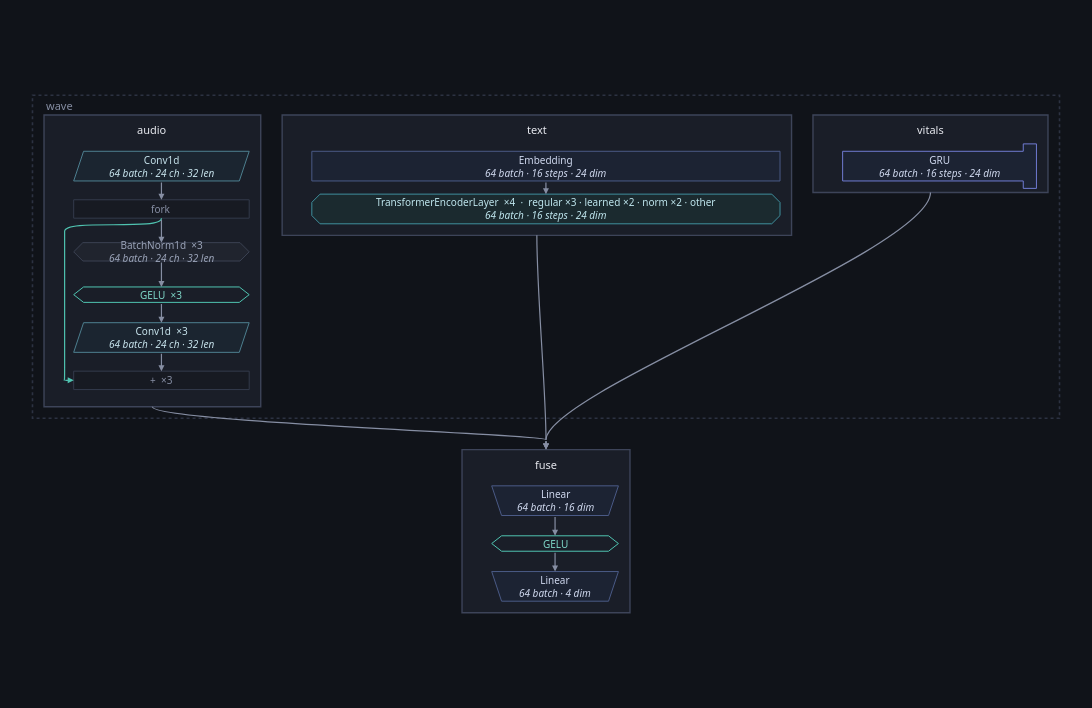

Notebook cell for this chart:
### Code cell
opened.figure(inside=architecture(opened, ONE))

### Figure 1 — Plotly figure (JSON) as saved in the notebook; plotly's stock layout.template omitted (floating-point values rounded to 4 significant figures)
{"data": [{"hoverinfo": "text", "hovertext": ["<b>audio</b><br>class: Audio<br>device: cpu", "<b>text</b><br>class: Text<br>device: cpu", "<b>vitals</b><br>class: Vitals<br>device: cpu", "<b>fuse</b><br>class: Fuse<br>device: cpu"], "marker": {"opacity": 0, "size": 1}, "mode": "markers", "showlegend": false, "type": "scatter", "x": [145.5, 612.1, 1090.0, 623.2], "y": [201.0, 97.0, 71.0, 529.0]}], "layout": {"annotations": [{"align": "left", "font": {"color": "#868ea3", "family": "system-ui, -apple-system, Segoe UI, Roboto, sans-serif", "size": 11}, "showarrow": false, "text": "wave", "x": 14.0, "xanchor": "left", "y": 12.0, "yanchor": "middle"}, {"align": "center", "font": {"color": "#e7e9ef", "family": "system-ui, -apple-system, Segoe UI, Roboto, sans-serif", "size": 11}, "showarrow": false, "text": "audio", "x": 145.5, "xanchor": "center", "y": 41.5, "yanchor": "middle"}, {"align": "center", "font": {"color": "#c7e3ec", "family": "system-ui, -apple-system, Segoe UI, Roboto, sans-serif", "size": 10}, "showarrow": false, "text": "Conv1d<br><i>64 batch · 24 ch · 32 len</i>", "x": 156.5, "xanchor": "center", "y": 86.0, "yanchor": "middle"}, {"align": "center", "font": {"color": "#868ea3", "family": "system-ui, -apple-system, Segoe UI, Roboto, sans-serif", "size": 10}, "showarrow": false, "text": "fork", "x": 156.5, "xanchor": "center", "y": 138.0, "yanchor": "middle"}, {"align": "center", "font": {"color": "#9aa3b8", "family": "system-ui, -apple-system, Segoe UI, Roboto, sans-serif", "size": 10}, "showarrow": false, "text": "BatchNorm1d  ×3<br><i>64 batch · 24 ch · 32 len</i>", "x": 156.5, "xanchor": "center", "y": 190.0, "yanchor": "middle"}, {"align": "center", "font": {"color": "#7fd8c9", "family": "system-ui, -apple-system, Segoe UI, Roboto, sans-serif", "size": 10}, "showarrow": false, "text": "GELU  ×3", "x": 156.5, "xanchor": "center", "y": 242.0, "yanchor": "middle"}, {"align": "center", "font": {"color": "#c7e3ec", "family": "system-ui, -apple-system, Segoe UI, Roboto, sans-serif", "size": 10}, "showarrow": false, "text": "Conv1d  ×3<br><i>64 batch · 24 ch · 32 len</i>", "x": 156.5, "xanchor": "center", "y": 294.0, "yanchor": "middle"}, {"align": "center", "font": {"color": "#868ea3", "family": "system-ui, -apple-system, Segoe UI, Roboto, sans-serif", "size": 10}, "showarrow": false, "text": "+  ×3", "x": 156.5, "xanchor": "center", "y": 346.0, "yanchor": "middle"}, {"align": "center", "font": {"color": "#e7e9ef", "family": "system-ui, -apple-system, Segoe UI, Roboto, sans-serif", "size": 11}, "showarrow": false, "text": "text", "x": 612.1, "xanchor": "center", "y": 41.5, "yanchor": "middle"}, {"align": "center", "font": {"color": "#cfd8ee", "family": "system-ui, -apple-system, Segoe UI, Roboto, sans-serif", "size": 10}, "showarrow": false, "text": "Embedding<br><i>64 batch · 16 steps · 24 dim</i>", "x": 623.1, "xanchor": "center", "y": 86.0, "yanchor": "middle"}, {"align": "center", "font": {"color": "#bfe6ee", "family": "system-ui, -apple-system, Segoe UI, Roboto, sans-serif", "size": 10}, "showarrow": false, "text": "TransformerEncoderLayer  ×4  ·  regular ×3 · learned ×2 · norm ×2 · other<br><i>64 batch · 16 steps · 24 dim</i>", "x": 623.1, "xanchor": "center", "y": 138.0, "yanchor": "middle"}, {"align": "center", "font": {"color": "#e7e9ef", "family": "system-ui, -apple-system, Segoe UI, Roboto, sans-serif", "size": 11}, "showarrow": false, "text": "vitals", "x": 1090.0, "xanchor": "center", "y": 41.5, "yanchor": "middle"}, {"align": "center", "font": {"color": "#cfd8ee", "family": "system-ui, -apple-system, Segoe UI, Roboto, sans-serif", "size": 10}, "showarrow": false, "text": "GRU<br><i>64 batch · 16 steps · 24 dim</i>", "x": 1101.0, "xanchor": "center", "y": 86.0, "yanchor": "middle"}, {"align": "center", "font": {"color": "#e7e9ef", "family": "system-ui, -apple-system, Segoe UI, Roboto, sans-serif", "size": 11}, "showarrow": false, "text": "fuse", "x": 623.2, "xanchor": "center", "y": 447.5, "yanchor": "middle"}, {"align": "center", "font": {"color": "#cfd8ee", "family": "system-ui, -apple-system, Segoe UI, Roboto, sans-serif", "size": 10}, "showarrow": false, "text": "Linear<br><i>64 batch · 16 dim</i>", "x": 634.2, "xanchor": "center", "y": 492.0, "yanchor": "middle"}, {"align": "center", "font": {"color": "#7fd8c9", "family": "system-ui, -apple-system, Segoe UI, Roboto, sans-serif", "size": 10}, "showarrow": false, "text": "GELU", "x": 634.2, "xanchor": "center", "y": 544.0, "yanchor": "middle"}, {"align": "center", "font": {"color": "#cfd8ee", "family": "system-ui, -apple-system, Segoe UI, Roboto, sans-serif", "size": 10}, "showarrow": false, "text": "Linear<br><i>64 batch · 4 dim</i>", "x": 634.2, "xanchor": "center", "y": 596.0, "yanchor": "middle"}, {"arrowcolor": "#868ea3", "arrowhead": 2, "arrowsize": 1, "arrowwidth": 1.2, "ax": 156.5, "axref": "x", "ay": 149.2, "ayref": "y", "showarrow": true, "text": "", "x": 156.5, "xref": "x", "y": 178.8, "yref": "y"}, {"arrowcolor": "#868ea3", "arrowhead": 2, "arrowsize": 1, "arrowwidth": 1.2, "ax": 156.5, "axref": "x", "ay": 201.2, "ayref": "y", "showarrow": true, "text": "", "x": 156.5, "xref": "x", "y": 232.6, "yref": "y"}, {"arrowcolor": "#868ea3", "arrowhead": 2, "arrowsize": 1, "arrowwidth": 1.2, "ax": 156.5, "axref": "x", "ay": 251.4, "ayref": "y", "showarrow": true, "text": "", "x": 156.5, "xref": "x", "y": 276.0, "yref": "y"}, {"arrowcolor": "#4fc3b0", "arrowhead": 2, "arrowsize": 1, "arrowwidth": 1.2, "ax": 38.0, "axref": "x", "ay": 346.0, "ayref": "y", "showarrow": true, "text": "", "x": 50.0, "xref": "x", "y": 346.0, "yref": "y"}, {"arrowcolor": "#868ea3", "arrowhead": 2, "arrowsize": 1, "arrowwidth": 1.2, "ax": 156.5, "axref": "x", "ay": 312.0, "ayref": "y", "showarrow": true, "text": "", "x": 156.5, "xref": "x", "y": 334.8, "yref": "y"}, {"arrowcolor": "#868ea3", "arrowhead": 2, "arrowsize": 1, "arrowwidth": 1.2, "ax": 156.5, "axref": "x", "ay": 104.0, "ayref": "y", "showarrow": true, "text": "", "x": 156.5, "xref": "x", "y": 126.8, "yref": "y"}, {"arrowcolor": "#868ea3", "arrowhead": 2, "arrowsize": 1, "arrowwidth": 1.2, "ax": 623.1, "axref": "x", "ay": 104.0, "ayref": "y", "showarrow": true, "text": "", "x": 623.1, "xref": "x", "y": 120.0, "yref": "y"}, {"arrowcolor": "#868ea3", "arrowhead": 2, "arrowsize": 1, "arrowwidth": 1.2, "ax": 634.2, "axref": "x", "ay": 510.0, "ayref": "y", "showarrow": true, "text": "", "x": 634.2, "xref": "x", "y": 534.6, "yref": "y"}, {"arrowcolor": "#868ea3", "arrowhead": 2, "arrowsize": 1, "arrowwidth": 1.2, "ax": 634.2, "axref": "x", "ay": 553.4, "ayref": "y", "showarrow": true, "text": "", "x": 634.2, "xref": "x", "y": 578.0, "yref": "y"}, {"arrowcolor": "#868ea3", "arrowhead": 2, "arrowsize": 1, "arrowwidth": 1.2, "ax": 623.2, "axref": "x", "ay": 418.0, "ayref": "y", "showarrow": true, "text": "", "x": 623.2, "xref": "x", "y": 430.0, "yref": "y"}, {"arrowcolor": "#868ea3", "arrowhead": 2, "arrowsize": 1, "arrowwidth": 1.2, "ax": 623.2, "axref": "x", "ay": 418.0, "ayref": "y", "showarrow": true, "text": "", "x": 623.2, "xref": "x", "y": 430.0, "yref": "y"}, {"arrowcolor": "#868ea3", "arrowhead": 2, "arrowsize": 1, "arrowwidth": 1.2, "ax": 623.2, "axref": "x", "ay": 418.0, "ayref": "y", "showarrow": true, "text": "", "x": 623.2, "xref": "x", "y": 430.0, "yref": "y"}], "font": {"color": "#e7e9ef", "family": "system-ui, -apple-system, Segoe UI, Roboto, sans-serif", "size": 12}, "height": 708.0, "hoverlabel": {"align": "left", "bgcolor": "#1a1e28", "bordercolor": "#2c3242", "font": {"color": "#e7e9ef", "family": "system-ui, -apple-system, Segoe UI, Roboto, sans-serif"}}, "legend": {"bgcolor": "rgba(0,0,0,0)", "font": {"color": "#868ea3"}, "orientation": "h", "x": 1, "xanchor": "right", "y": 1.02, "yanchor": "bottom"}, "margin": {"b": 16, "l": 16, "r": 16, "t": 16}, "paper_bgcolor": "#101319", "plot_bgcolor": "#101319", "shapes": [{"fillcolor": "rgba(0,0,0,0)", "layer": "below", "line": {"color": "#2c3242", "dash": "dot", "width": 1.6}, "type": "rect", "x0": 0.0, "x1": 1246.0, "y0": 0.0, "y1": 392.0}, {"fillcolor": "#1a1e28", "layer": "below", "line": {"color": "#3d4459", "width": 1.4}, "type": "rect", "x0": 14.0, "x1": 277.0, "y0": 24.0, "y1": 378.0}, {"fillcolor": "#1b2530", "layer": "below", "line": {"color": "#4d7f8f", "width": 1.0}, "path": "M 62.0,68.0 L 263.0,68.0 L 251.0,104.0 L 50.0,104.0 Z", "type": "path", "xref": "x", "yref": "y"}, {"fillcolor": "#171a22", "layer": "below", "line": {"color": "#333a4b", "width": 1.0}, "path": "M 50.0,126.84 L 263.0,126.84 L 263.0,149.16 L 50.0,149.16 Z", "type": "path", "xref": "x", "yref": "y"}, {"fillcolor": "#20242e", "layer": "below", "line": {"color": "#3a4152", "width": 1.0}, "path": "M 61.16,178.84 L 251.84,178.84 L 263.0,190.0 L 251.84,201.16 L 61.16,201.16 L 50.0,190.0 Z", "type": "path", "xref": "x", "yref": "y"}, {"fillcolor": "rgba(0,0,0,0)", "layer": "below", "line": {"color": "#4fc3b0", "width": 1.0}, "path": "M 50.0,242.0 L 62.0,232.64 L 251.0,232.64 L 263.0,242.0 L 251.0,251.35999999999999 L 62.0,251.35999999999999 Z", "type": "path", "xref": "x", "yref": "y"}, {"fillcolor": "#1b2530", "layer": "below", "line": {"color": "#4d7f8f", "width": 1.0}, "path": "M 62.0,276.0 L 263.0,276.0 L 251.0,312.0 L 50.0,312.0 Z", "type": "path", "xref": "x", "yref": "y"}, {"fillcolor": "#171a22", "layer": "below", "line": {"color": "#333a4b", "width": 1.0}, "path": "M 50.0,334.84 L 263.0,334.84 L 263.0,357.15999999999997 L 50.0,357.15999999999997 Z", "type": "path", "xref": "x", "yref": "y"}, {"fillcolor": "#1a1e28", "layer": "below", "line": {"color": "#3d4459", "width": 1.4}, "type": "rect", "x0": 303.0, "x1": 921.2, "y0": 24.0, "y1": 170.0}, {"fillcolor": "#1c2333", "layer": "below", "line": {"color": "#4a5a86", "width": 1.0}, "path": "M 339.0,68.0 L 907.2,68.0 L 907.2,104.0 L 339.0,104.0 Z", "type": "path", "xref": "x", "yref": "y"}, {"fillcolor": "#1b2a2f", "layer": "below", "line": {"color": "#3f8f9d", "width": 1.0}, "path": "M 349.0,120.0 L 897.2,120.0 L 907.2,130.0 L 907.2,146.0 L 897.2,156.0 L 349.0,156.0 L 339.0,146.0 L 339.0,130.0 Z", "type": "path", "xref": "x", "yref": "y"}, {"fillcolor": "#1a1e28", "layer": "below", "line": {"color": "#3d4459", "width": 1.4}, "type": "rect", "x0": 947.2, "x1": 1232.0, "y0": 24.0, "y1": 118.0}, {"fillcolor": "#1c2333", "layer": "below", "line": {"color": "#6f7bd1", "width": 1.0}, "path": "M 983.2,68.0 L 1202.4,68.0 L 1202.4,59.0 L 1218.4,59.0 L 1218.4,113.0 L 1202.4,113.0 L 1202.4,104.0 L 983.2,104.0 Z", "type": "path", "xref": "x", "yref": "y"}, {"fillcolor": "#1a1e28", "layer": "below", "line": {"color": "#3d4459", "width": 1.4}, "type": "rect", "x0": 521.3, "x1": 725.1, "y0": 430.0, "y1": 628.0}, {"fillcolor": "#1c2333", "layer": "below", "line": {"color": "#4a5a86", "width": 1.0}, "path": "M 557.3000000000001,474.0 L 711.1000000000001,474.0 L 699.1000000000001,510.0 L 569.3000000000001,510.0 Z", "type": "path", "xref": "x", "yref": "y"}, {"fillcolor": "rgba(0,0,0,0)", "layer": "below", "line": {"color": "#4fc3b0", "width": 1.0}, "path": "M 557.3000000000001,544.0 L 569.3000000000001,534.64 L 699.1000000000001,534.64 L 711.1000000000001,544.0 L 699.1000000000001,553.36 L 569.3000000000001,553.36 Z", "type": "path", "xref": "x", "yref": "y"}, {"fillcolor": "#1c2333", "layer": "below", "line": {"color": "#4a5a86", "width": 1.0}, "path": "M 557.3000000000001,578.0 L 711.1000000000001,578.0 L 699.1000000000001,614.0 L 569.3000000000001,614.0 Z", "type": "path", "xref": "x", "yref": "y"}, {"layer": "below", "line": {"color": "#4fc3b0", "width": 1.2}, "path": "M 156.5,149.16 C 156.5,165.16 39.0,149.16 39.0,165.16 L 39.0,330.0 C 39.0,346.0 39.0,346.0 38.0,346.0", "type": "path", "xref": "x", "yref": "y"}, {"layer": "below", "line": {"color": "#868ea3", "width": 1.2}, "path": "M 145.5,378.0 C 145.5,396.2 623.2,411.8 623.2,418.0", "type": "path", "xref": "x", "yref": "y"}, {"layer": "below", "line": {"color": "#868ea3", "width": 1.2}, "path": "M 612.1,170.0 C 612.1,240.0 623.2,360.0 623.2,418.0", "type": "path", "xref": "x", "yref": "y"}, {"layer": "below", "line": {"color": "#868ea3", "width": 1.2}, "path": "M 1089.8000000000002,118.0 C 1089.8000000000002,188.0 623.2,360.0 623.2,418.0", "type": "path", "xref": "x", "yref": "y"}], "width": 1326.0, "xaxis": {"range": [-20, 1266.0], "visible": false}, "yaxis": {"range": [648.0, -20], "scaleanchor": "x", "visible": false}}}
